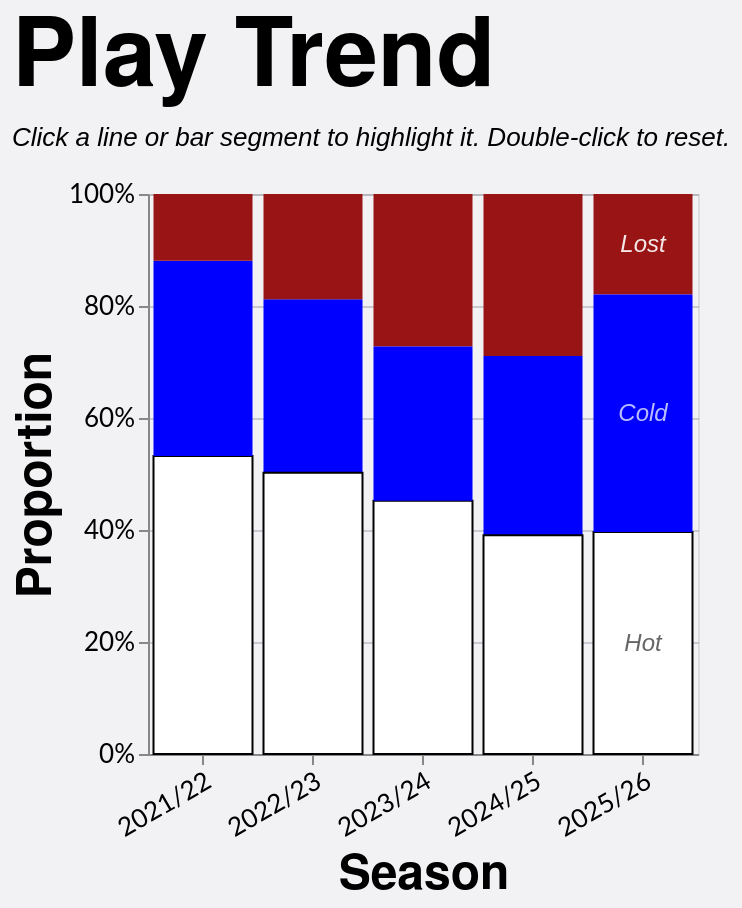

The Vega-Lite source for this figure:
### Vega-Lite specification from a JSON file in a GitHub repository (floating-point values rounded to 4 significant figures; data arrays with more than 128 entries replaced by an {"elided": "..."} marker saying what was removed)
{"config": {"axis": {"labelFont": "Lato, sans-serif", "titleFont": "PT Sans Narrow, Helvetica Neue, Helvetica, Arial, sans-serif", "labelFontSize": 13, "titleFontSize": 24, "gridColor": "#202947", "gridOpacity": 0.2}, "header": {"labelFont": "PT Sans Narrow, Helvetica Neue, Helvetica, Arial, sans-serif", "titleFont": "PT Sans Narrow, Helvetica Neue, Helvetica, Arial, sans-serif", "labelFontSize": 24, "titleFontSize": 28, "labelFontWeight": "bold", "orient": "left"}, "legend": {"labelFont": "Lato, sans-serif", "titleFont": "PT Sans Narrow, Helvetica Neue, Helvetica, Arial, sans-serif", "labelFontSize": 14, "titleFontSize": 16, "titlePadding": 5, "fillColor": "white", "strokeColor": "black", "padding": 10, "titleFontWeight": "lighter", "titleFontStyle": "italic", "titleColor": "gray", "offset": 10}, "title": {"font": "PT Sans Narrow, Helvetica Neue, Helvetica, Arial, sans-serif", "fontSize": 48, "fontWeight": "bold", "anchor": "start", "align": "center", "titlePadding": 20, "subtitlePadding": 10, "subtitleFontSize": 13, "subtitleColor": "", "subtitleFontStyle": "italic", "offset": 15, "color": "black"}, "axisX": {"labelAngle": 0}, "facet": {"title": null, "header": null, "align": {"row": "each", "column": "each"}}, "resolve": {"scale": {"y": "independent", "facet": "independent"}}, "background": "#f2f1f4", "scale": {"offsetBandPaddingOuter": 0.2, "offsetBandPaddingInner": 0.1}}, "layer": [{"mark": {"type": "bar", "opacity": 0.85}, "encoding": {"color": {"field": "play", "legend": null, "scale": {"domain": ["Hot", "Cold", "Lost"], "range": ["white", "blue", "#991515"]}, "sort": ["Hot", "Cold", "Lost"], "type": "nominal"}, "opacity": {"condition": {"param": "param_8", "value": 1.0, "empty": true}, "value": 0.2}, "order": {"field": "stack_order", "sort": "ascending", "type": "quantitative"}, "stroke": {"field": "play", "legend": null, "scale": {"domain": ["Hot", "Cold", "Lost"], "range": ["black", "transparent", "transparent"]}, "type": "nominal"}, "tooltip": [{"field": "season", "title": "Season", "type": "nominal"}, {"field": "play", "title": "Play", "type": "nominal"}, {"field": "attempts", "format": ",.0f", "title": "Attempts", "type": "quantitative"}], "x": {"axis": {"labelAngle": -30}, "field": "season", "sort": ["2021/22", "2022/23", "2023/24", "2024/25", "2025/26"], "title": "Season", "type": "nominal"}, "y": {"axis": {"format": "%", "orient": "left"}, "field": "attempts", "stack": "normalize", "title": "Proportion", "type": "quantitative"}}, "name": "view_9", "transform": [{"filter": "(loSquad == 'All' || datum.squad == loSquad) && (loGameType == 'All' || (loGameType == 'League + Cup' && (datum.game_type == 'League' || datum.game_type == 'Cup')) || (loGameType == 'League only' && datum.game_type == 'League') || datum.game_type == loGameType) && (loThrower == 'All' || datum.thrower == loThrower) && (loJumper == 'All' || datum.jumper == loJumper) && (loArea == 'All' || datum.area == loArea) && (loNumbers == 'All' || datum.numbers == loNumbers)"}, {"aggregate": [{"op": "count", "as": "attempts"}, {"op": "sum", "field": "won", "as": "won"}], "groupby": ["season", "play"]}, {"calculate": "datum.play == 'Hot' ? 0 : datum.play == 'Cold' ? 1 : datum.play == 'Lost' ? 2 : 999", "as": "stack_order"}]}, {"mark": {"type": "text", "align": "center", "baseline": "middle", "fontSize": 12, "fontStyle": "italic"}, "encoding": {"color": {"field": "text_label_color", "legend": null, "scale": null, "type": "nominal"}, "opacity": {"condition": {"param": "param_8", "value": 0.9, "empty": true}, "value": 0.3}, "text": {"field": "play", "type": "nominal"}, "x": {"axis": {"labelAngle": -30}, "field": "season", "sort": ["2021/22", "2022/23", "2023/24", "2024/25", "2025/26"], "title": "Season", "type": "nominal"}, "y": {"field": "mid_y", "scale": {"domain": [0, 1]}, "type": "quantitative"}}, "transform": [{"filter": "(loSquad == 'All' || datum.squad == loSquad) && (loGameType == 'All' || (loGameType == 'League + Cup' && (datum.game_type == 'League' || datum.game_type == 'Cup')) || (loGameType == 'League only' && datum.game_type == 'League') || datum.game_type == loGameType) && (loThrower == 'All' || datum.thrower == loThrower) && (loJumper == 'All' || datum.jumper == loJumper) && (loArea == 'All' || datum.area == loArea) && (loNumbers == 'All' || datum.numbers == loNumbers)"}, {"aggregate": [{"op": "count", "as": "attempts"}, {"op": "sum", "field": "won", "as": "won"}], "groupby": ["season", "play"]}, {"calculate": "datum.play == 'Hot' ? 0 : datum.play == 'Cold' ? 1 : datum.play == 'Lost' ? 2 : 999", "as": "stack_order"}, {"joinaggregate": [{"op": "sum", "field": "attempts", "as": "season_total"}], "groupby": ["season"]}, {"calculate": "datum.attempts / datum.season_total", "as": "proportion"}, {"window": [{"op": "sum", "field": "proportion", "as": "cum_prop"}], "frame": [null, 0], "groupby": ["season"], "sort": [{"field": "stack_order", "order": "ascending"}]}, {"calculate": "datum.cum_prop - datum.proportion / 2", "as": "mid_y"}, {"calculate": "datum.play == 'Hot' ? '#555555' : datum.play == 'Cold' ? '#ccd0ff' : datum.play == 'Lost' ? 'white' : 'black'", "as": "text_label_color"}, {"calculate": "toNumber(split(datum.season, '/')[0])", "as": "season_order_num"}, {"window": [{"op": "row_number", "field": "", "as": "season_rank"}], "groupby": ["play"], "sort": [{"field": "season_order_num", "order": "descending"}]}, {"filter": "datum.season_rank == 1"}]}], "data": {"name": "data-68ec3d1f2e8eca2377d596ffc2c35356"}, "height": 280, "params": [{"name": "loSquad", "value": "All"}, {"name": "loSeason", "value": "All"}, {"name": "loGameType", "value": "All"}, {"name": "loThrower", "value": "All"}, {"name": "loJumper", "value": "All"}, {"name": "loArea", "value": "All"}, {"name": "loNumbers", "value": "All"}, {"name": "param_8", "select": {"type": "point", "clear": "dblclick", "fields": ["play"], "on": "click"}, "views": ["view_9"]}], "title": {"text": "Play Trend", "subtitle": "Click a line or bar segment to highlight it. Double-click to reset."}, "width": {"step": 55}, "$schema": "https://vega.github.io/schema/vega-lite/v5.20.1.json", "datasets": {"data-68ec3d1f2e8eca2377d596ffc2c35356": {"elided": "1242 records"}}}
